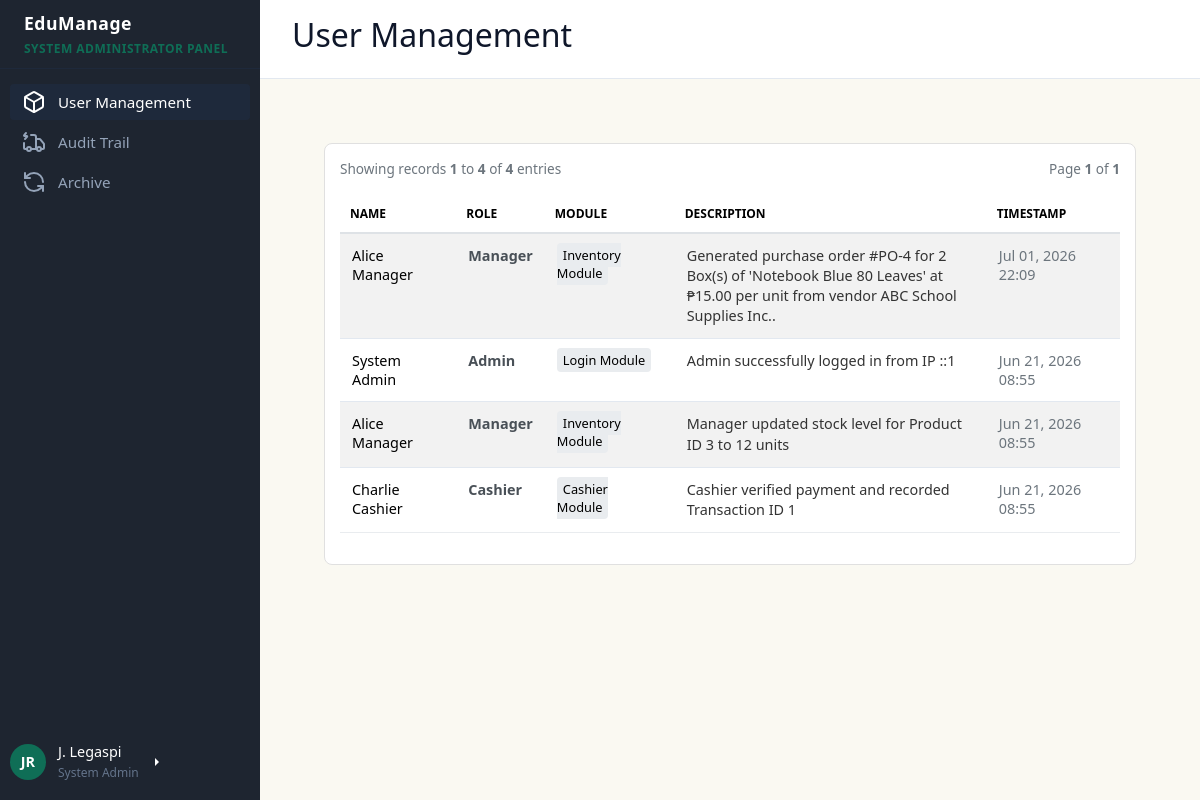
/dashboards/admin/admin_dashboard.php?page=audit-trail (signed in), run on an earlier commit of the app's database.
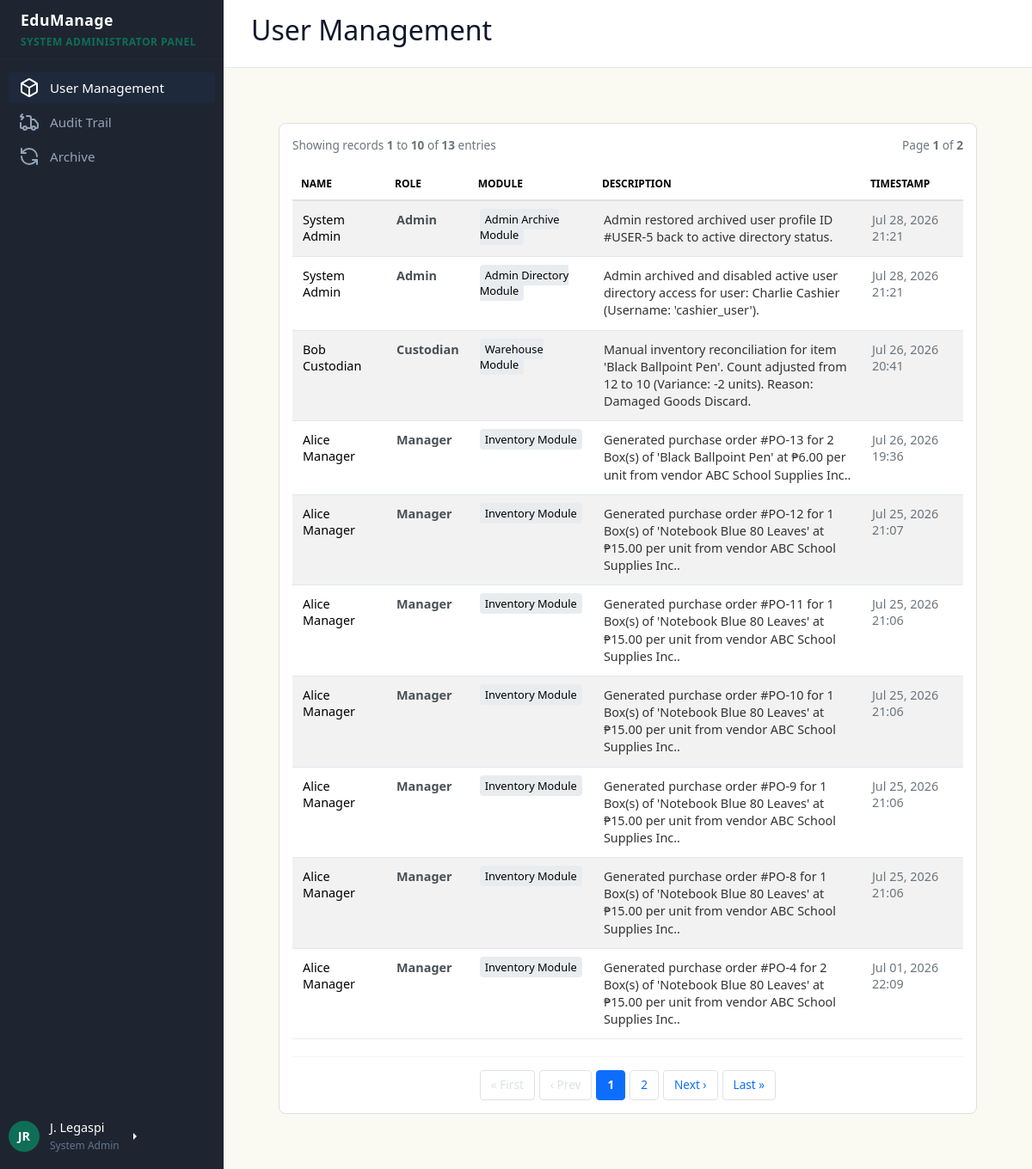
And on a later commit of the database.
### tables this page shows
CREATE TABLE `audit_logs` (
  `log_id` int(11) NOT NULL,
  `user_id` int(11) NOT NULL,
  `action` varchar(100) NOT NULL,
  `module` varchar(50) NOT NULL,
  `description` text NOT NULL,
  `created_at` datetime DEFAULT current_timestamp()
);

CREATE TABLE `users` (
  `user_id` int(11) NOT NULL,
  `first_name` varchar(50) NOT NULL,
  `last_name` varchar(50) NOT NULL,
  `email` varchar(100) NOT NULL,
  `username` varchar(50) NOT NULL,
  `password_hash` varchar(255) NOT NULL,
  `role` varchar(20) NOT NULL,
  `is_archived` tinyint(1) NOT NULL DEFAULT 0,
  `created_at` datetime DEFAULT current_timestamp()
);

### dashboards/admin/modules/audit-trail.php (the view, shortened to what the changed rows need)
<?php
require_once '../../config/db.php';
$records_per_page = 10;
$current_page = isset($_GET['log_page']) ? intval($_GET['log_page']) : 1;
$offset = ($current_page - 1) * $records_per_page;
$count_query = "SELECT COUNT(*) as total FROM audit_logs";
$count_result = $conn->query($count_query);
$total_rows = $count_result->fetch_assoc()['total'] ?? 0;
$total_pages = ceil($total_rows / $records_per_page);
$log_query = "
    SELECT a.log_id, u.first_name, u.last_name, u.role, a.action, a.module, a.description, a.created_at
    FROM audit_logs a
    LEFT JOIN users u ON a.user_id = u.user_id
    ORDER BY a.created_at DESC
    LIMIT ? OFFSET ?
";
$stmt = $conn->prepare($log_query);
$stmt->bind_param("ii", $records_per_page, $offset);
$stmt->execute();
$logs_result = $stmt->get_result();
$current_params = $_GET;
unset($current_params['log_page']);
$query_string = http_build_query($current_params);
$base_url = "admin_dashboard.php?" . ($query_string ? $query_string . "&" : "");
?>
<div class="table-container" style="background: white; padding: 15px; border-radius: 8px; border: 1px solid #e0e0e0;">
    <div style="display: flex; justify-content: space-between; align-items: center; margin-bottom: 15px; font-size: 0.85rem; color: #6c757d;">
        <span>Showing records <strong><?= min($offset + 1, $total_rows) ?></strong> to <strong><?= min($offset + $records_per_page, $total_rows) ?></strong> of <strong><?= $total_rows ?></strong> entries</span>
        <span>Page <strong><?= $current_page ?></strong> of <strong><?= $total_pages ?: 1 ?></strong></span>
    </div>
    <table class="table table-striped" style="width: 100%; border-collapse: collapse; font-size: 0.9rem; text-align: left;">
        <thead>
            <tr style="background: #f8f9fa; border-bottom: 2px solid #dee2e6;">
                <th style="padding: 10px;">Name</th>
                <th style="padding: 10px;">Role</th>
                <th style="padding: 10px;">Module</th>
                <th style="padding: 10px;">Description</th>
                <th style="padding: 10px;">Timestamp</th>
            </tr>
        </thead>
        <tbody>
            <?php if ($logs_result->num_rows === 0): ?>
                <tr>
                    <td colspan="5" style="padding: 20px; text-align: center; color: #868e96;">No audit records found inside system storage index.</td>
                </tr>
            <?php else: ?>
                <?php while ($log = $logs_result->fetch_assoc()): ?>
                    <tr style="border-bottom: 1px solid #e9ecef; transition: background 0.1s;" onmouseover="this.style.background='#f8f9fa'" onmouseout="this.style.background='transparent'">
                        <td style="padding: 12px;"><?= htmlspecialchars($log['first_name'] . " " . $log['last_name']) ?: '<em style="color:#bbb;">System Automatons</em>' ?></td>
                        <td style="padding: 12px; font-weight: bold; color: #495057;"><?= htmlspecialchars($log['role'] ?: 'System Engine') ?></td>
                        <td style="padding: 12px;"><span style="background: #e9ecef; padding: 3px 6px; border-radius: 4px; font-size: 0.8rem;"><?= htmlspecialchars($log['module']) ?></span></td>
                        <td style="padding: 12px; width: 40%; color: #333; line-height: 1.4;"><?= htmlspecialchars($log['description']) ?></td>
                        <td style="padding: 12px; color: #6c757d;"><?= date('M d, Y H:i', strtotime($log['created_at'])) ?></td>
                    </tr>
                <?php endwhile; ?>
            <?php endif; ?>
        </tbody>
    </table>
    <?php if ($total_pages > 1): ?>
        <div class="pagination-pad" style="display: flex; justify-content: center; align-items: center; gap: 5px; margin-top: 20px; padding-top: 15px; border-top: 1px solid #f1f3f5;">
            <a href="<?= $base_url ?>log_page=1" style="padding: 6px 12px; border: 1px solid #dee2e6; border-radius: 4px; text-decoration: none; color: #0d6efd; font-size: 0.85rem; <?= $current_page == 1 ? 'pointer-events: none; color: #dee2e6;' : '' ?>">« First</a>
            <a href="<?= $base_url ?>log_page=<?= $current_page - 1 ?>" style="padding: 6px 12px; border: 1px solid #dee2e6; border-radius: 4px; text-decoration: none; color: #0d6efd; font-size: 0.85rem; <?= $current_page == 1 ? 'pointer-events: none; color: #dee2e6;' : '' ?>">‹ Prev</a>
            <?php
            $start_pad = max(1, $current_page - 2);
            $end_pad = min($total_pages, $current_page + 2);
            for ($i = $start_pad; $i <= $end_pad; $i++):
                $is_active = ($i === $current_page);
                $bg_color = $is_active ? '#0d6efd' : 'transparent';
                $text_color = $is_active ? '#fff' : '#0d6efd';
                $border_color = $is_active ? '#0d6efd' : '#dee2e6';
            ?>
                <a href="<?= $base_url ?>log_page=<?= $i ?>" style="padding: 6px 12px; border: 1px solid <?= $border_color ?>; background: <?= $bg_color ?>; color: <?= $text_color ?>; border-radius: 4px; text-decoration: none; font-size: 0.85rem; font-weight: <?= $is_active ? 'bold' : 'normal' ?>;">
                    <?= $i ?>
                </a>
            <?php endfor; ?>
            <a href="<?= $base_url ?>log_page=<?= $current_page + 1 ?>" style="padding: 6px 12px; border: 1px solid #dee2e6; border-radius: 4px; text-decoration: none; color: #0d6efd; font-size: 0.85rem; <?= $current_page >= $total_pages ? 'pointer-events: none; color: #dee2e6;' : '' ?>">Next ›</a>
            <a href="<?= $base_url ?>log_page=<?= $total_pages ?>" style="padding: 6px 12px; border: 1px solid #dee2e6; border-radius: 4px; text-decoration: none; color: #0d6efd; font-size: 0.85rem; <?= $current_page >= $total_pages ? 'pointer-events: none; color: #dee2e6;' : '' ?>">Last »</a>
        </div>
    <?php endif; ?>
</div>

What changed in the data, as far as the page shows it:
no longer on this page (row unchanged): audit_logs: user.last_name "System Admin", user.role "Admin", module "Login Module", description "Admin successfully logged in from IP ::1", created_at "Jun 21, 2026 08:55"
no longer on this page (row unchanged): audit_logs: user.last_name "Alice Manager", user.role "Manager", module "Inventory Module", description "Manager updated stock level for Product ID 3 to 12 units", created_at "Jun 21, 2026 08:55"
no longer on this page (row unchanged): audit_logs: user.last_name "Charlie Cashier", user.role "Cashier", module "Cashier Module", description "Cashier verified payment and recorded Transaction ID 1", created_at "Jun 21, 2026 08:55"
added audit_logs: user.last_name "System Admin", user.role "Admin", module "Admin Archive Module", description "Admin restored archived user profile ID #USER-5 back to active directory status.", created_at "Jul 28, 2026 21:21"
added audit_logs: user.last_name "System Admin", user.role "Admin", module "Admin Directory Module", description "Admin archived and disabled active user directory access for user: Charlie Cashier (Username: 'cashier_user').", created_at "Jul 28, 2026 21:21"
added audit_logs: user.last_name "Bob Custodian", user.role "Custodian", module "Warehouse Module", description "Manual inventory reconciliation for item 'Black Ballpoint Pen'. Count adjusted from 12 to 10 (Variance: -2 units). Reason: Damaged Goods Discard.", created_at "Jul 26, 2026 20:41"
added audit_logs: user.last_name "Alice Manager", user.role "Manager", module "Inventory Module", description "Generated purchase order #PO-13 for 2 Box(s) of 'Black Ballpoint Pen' at ₱6.00 per unit from vendor ABC School Supplies Inc..", created_at "Jul 26, 2026 19:36"
added audit_logs: user.last_name "Alice Manager", user.role "Manager", module "Inventory Module", description "Generated purchase order #PO-12 for 1 Box(s) of 'Notebook Blue 80 Leaves' at ₱15.00 per unit from vendor ABC School Supplies Inc..", created_at "Jul 25, 2026 21:07"
added audit_logs: user.last_name "Alice Manager", user.role "Manager", module "Inventory Module", description "Generated purchase order #PO-11 for 1 Box(s) of 'Notebook Blue 80 Leaves' at ₱15.00 per unit from vendor ABC School Supplies Inc..", created_at "Jul 25, 2026 21:06"
added audit_logs: user.last_name "Alice Manager", user.role "Manager", module "Inventory Module", description "Generated purchase order #PO-10 for 1 Box(s) of 'Notebook Blue 80 Leaves' at ₱15.00 per unit from vendor ABC School Supplies Inc..", created_at "Jul 25, 2026 21:06"
added audit_logs: user.last_name "Alice Manager", user.role "Manager", module "Inventory Module", description "Generated purchase order #PO-9 for 1 Box(s) of 'Notebook Blue 80 Leaves' at ₱15.00 per unit from vendor ABC School Supplies Inc..", created_at "Jul 25, 2026 21:06"
added audit_logs: user.last_name "Alice Manager", user.role "Manager", module "Inventory Module", description "Generated purchase order #PO-8 for 1 Box(s) of 'Notebook Blue 80 Leaves' at ₱15.00 per unit from vendor ABC School Supplies Inc..", created_at "Jul 25, 2026 21:06"
Also different on the page:
min($offset + $records_per_page, $total_rows): "4" → "10"
$total_rows: "4" → "13"
$total_pages ?: 1: "1" → "2"
text now shown: "« First ‹ Prev Next › Last »"
new list line: "1"
new list line: "2"
